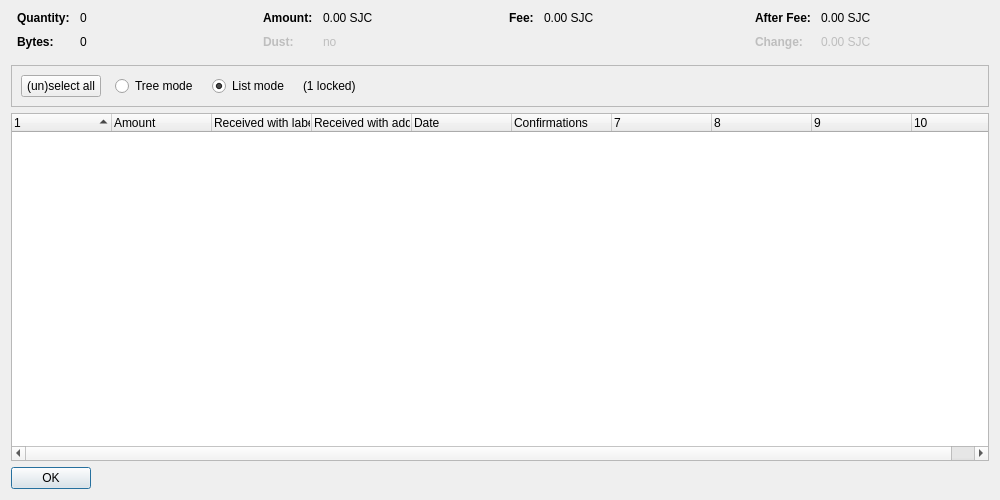
<?xml version="1.0" encoding="UTF-8"?>
<ui version="4.0">
 <class>CoinControlDialog</class>
 <widget class="QDialog" name="CoinControlDialog">
  <property name="geometry">
   <rect>
    <x>0</x>
    <y>0</y>
    <width>1000</width>
    <height>500</height>
   </rect>
  </property>
  <property name="windowTitle">
   <string>Coin Selection</string>
  </property>
  <layout class="QVBoxLayout" name="verticalLayout">
   <item>
    <layout class="QHBoxLayout" name="horizontalLayoutTop" stretch="0,0,0,0">
     <property name="topMargin">
      <number>0</number>
     </property>
     <property name="bottomMargin">
      <number>10</number>
     </property>
     <item>
      <layout class="QFormLayout" name="formLayoutCoinControl1">
       <property name="horizontalSpacing">
        <number>10</number>
       </property>
       <property name="verticalSpacing">
        <number>10</number>
       </property>
       <property name="leftMargin">
        <number>6</number>
       </property>
       <property name="rightMargin">
        <number>6</number>
       </property>
       <item row="0" column="0">
        <widget class="QLabel" name="labelCoinControlQuantityText">
         <property name="font">
          <font>
           <weight>75</weight>
           <bold>true</bold>
          </font>
         </property>
         <property name="text">
          <string>Quantity:</string>
         </property>
        </widget>
       </item>
       <item row="0" column="1">
        <widget class="QLabel" name="labelCoinControlQuantity">
         <property name="cursor">
          <cursorShape>IBeamCursor</cursorShape>
         </property>
         <property name="contextMenuPolicy">
          <enum>Qt::ActionsContextMenu</enum>
         </property>
         <property name="text">
          <string notr="true">0</string>
         </property>
         <property name="textInteractionFlags">
          <set>Qt::LinksAccessibleByMouse|Qt::TextSelectableByKeyboard|Qt::TextSelectableByMouse</set>
         </property>
        </widget>
       </item>
       <item row="1" column="0">
        <widget class="QLabel" name="labelCoinControlBytesText">
         <property name="font">
          <font>
           <weight>75</weight>
           <bold>true</bold>
          </font>
         </property>
         <property name="text">
          <string>Bytes:</string>
         </property>
        </widget>
       </item>
       <item row="1" column="1">
        <widget class="QLabel" name="labelCoinControlBytes">
         <property name="cursor">
          <cursorShape>IBeamCursor</cursorShape>
         </property>
         <property name="contextMenuPolicy">
          <enum>Qt::ActionsContextMenu</enum>
         </property>
         <property name="text">
          <string notr="true">0</string>
         </property>
         <property name="textInteractionFlags">
          <set>Qt::LinksAccessibleByMouse|Qt::TextSelectableByKeyboard|Qt::TextSelectableByMouse</set>
         </property>
        </widget>
       </item>
      </layout>
     </item>
     <item>
      <layout class="QFormLayout" name="formLayoutCoinControl2">
       <property name="horizontalSpacing">
        <number>10</number>
       </property>
       <property name="verticalSpacing">
        <number>10</number>
       </property>
       <property name="leftMargin">
        <number>6</number>
       </property>
       <property name="rightMargin">
        <number>6</number>
       </property>
       <item row="0" column="0">
        <widget class="QLabel" name="labelCoinControlAmountText">
         <property name="font">
          <font>
           <weight>75</weight>
           <bold>true</bold>
          </font>
         </property>
         <property name="text">
          <string>Amount:</string>
         </property>
        </widget>
       </item>
       <item row="0" column="1">
        <widget class="QLabel" name="labelCoinControlAmount">
         <property name="cursor">
          <cursorShape>IBeamCursor</cursorShape>
         </property>
         <property name="contextMenuPolicy">
          <enum>Qt::ActionsContextMenu</enum>
         </property>
         <property name="text">
          <string notr="true">0.00 SJC</string>
         </property>
         <property name="textInteractionFlags">
          <set>Qt::LinksAccessibleByMouse|Qt::TextSelectableByKeyboard|Qt::TextSelectableByMouse</set>
         </property>
        </widget>
       </item>
       <item row="1" column="0">
        <widget class="QLabel" name="labelCoinControlLowOutputText">
         <property name="enabled">
          <bool>false</bool>
         </property>
         <property name="font">
          <font>
           <weight>75</weight>
           <bold>true</bold>
          </font>
         </property>
         <property name="text">
          <string>Dust:</string>
         </property>
        </widget>
       </item>
       <item row="1" column="1">
        <widget class="QLabel" name="labelCoinControlLowOutput">
         <property name="enabled">
          <bool>false</bool>
         </property>
         <property name="cursor">
          <cursorShape>IBeamCursor</cursorShape>
         </property>
         <property name="contextMenuPolicy">
          <enum>Qt::ActionsContextMenu</enum>
         </property>
         <property name="text">
          <string notr="true">no</string>
         </property>
         <property name="textInteractionFlags">
          <set>Qt::LinksAccessibleByMouse|Qt::TextSelectableByKeyboard|Qt::TextSelectableByMouse</set>
         </property>
        </widget>
       </item>
      </layout>
     </item>
     <item>
      <layout class="QFormLayout" name="formLayoutCoinControl3">
       <property name="horizontalSpacing">
        <number>10</number>
       </property>
       <property name="verticalSpacing">
        <number>10</number>
       </property>
       <property name="leftMargin">
        <number>6</number>
       </property>
       <property name="rightMargin">
        <number>6</number>
       </property>
       <item row="0" column="0">
        <widget class="QLabel" name="labelCoinControlFeeText">
         <property name="font">
          <font>
           <weight>75</weight>
           <bold>true</bold>
          </font>
         </property>
         <property name="text">
          <string>Fee:</string>
         </property>
        </widget>
       </item>
       <item row="0" column="1">
        <widget class="QLabel" name="labelCoinControlFee">
         <property name="cursor">
          <cursorShape>IBeamCursor</cursorShape>
         </property>
         <property name="contextMenuPolicy">
          <enum>Qt::ActionsContextMenu</enum>
         </property>
         <property name="text">
          <string notr="true">0.00 SJC</string>
         </property>
         <property name="textInteractionFlags">
          <set>Qt::LinksAccessibleByMouse|Qt::TextSelectableByKeyboard|Qt::TextSelectableByMouse</set>
         </property>
        </widget>
       </item>
      </layout>
     </item>
     <item>
      <layout class="QFormLayout" name="formLayoutCoinControl4">
       <property name="horizontalSpacing">
        <number>10</number>
       </property>
       <property name="verticalSpacing">
        <number>10</number>
       </property>
       <property name="leftMargin">
        <number>6</number>
       </property>
       <property name="rightMargin">
        <number>6</number>
       </property>
       <item row="0" column="0">
        <widget class="QLabel" name="labelCoinControlAfterFeeText">
         <property name="font">
          <font>
           <weight>75</weight>
           <bold>true</bold>
          </font>
         </property>
         <property name="text">
          <string>After Fee:</string>
         </property>
        </widget>
       </item>
       <item row="0" column="1">
        <widget class="QLabel" name="labelCoinControlAfterFee">
         <property name="cursor">
          <cursorShape>IBeamCursor</cursorShape>
         </property>
         <property name="contextMenuPolicy">
          <enum>Qt::ActionsContextMenu</enum>
         </property>
         <property name="text">
          <string notr="true">0.00 SJC</string>
         </property>
         <property name="textInteractionFlags">
          <set>Qt::LinksAccessibleByMouse|Qt::TextSelectableByKeyboard|Qt::TextSelectableByMouse</set>
         </property>
        </widget>
       </item>
       <item row="1" column="0">
        <widget class="QLabel" name="labelCoinControlChangeText">
         <property name="enabled">
          <bool>false</bool>
         </property>
         <property name="font">
          <font>
           <weight>75</weight>
           <bold>true</bold>
          </font>
         </property>
         <property name="text">
          <string>Change:</string>
         </property>
        </widget>
       </item>
       <item row="1" column="1">
        <widget class="QLabel" name="labelCoinControlChange">
         <property name="enabled">
          <bool>false</bool>
         </property>
         <property name="cursor">
          <cursorShape>IBeamCursor</cursorShape>
         </property>
         <property name="contextMenuPolicy">
          <enum>Qt::ActionsContextMenu</enum>
         </property>
         <property name="text">
          <string notr="true">0.00 SJC</string>
         </property>
         <property name="textInteractionFlags">
          <set>Qt::LinksAccessibleByMouse|Qt::TextSelectableByKeyboard|Qt::TextSelectableByMouse</set>
         </property>
        </widget>
       </item>
      </layout>
     </item>
    </layout>
   </item>
   <item>
    <widget class="QFrame" name="frame">
     <property name="minimumSize">
      <size>
       <width>0</width>
       <height>40</height>
      </size>
     </property>
     <property name="frameShape">
      <enum>QFrame::StyledPanel</enum>
     </property>
     <property name="frameShadow">
      <enum>QFrame::Sunken</enum>
     </property>
     <layout class="QHBoxLayout" name="horizontalLayout">
      <item>
       <layout class="QHBoxLayout" name="horizontalLayoutPanel" stretch="0,0,0,0,0">
        <property name="spacing">
         <number>14</number>
        </property>
        <item>
         <widget class="QPushButton" name="pushButtonSelectAll">
          <property name="sizePolicy">
           <sizepolicy hsizetype="Maximum" vsizetype="Fixed">
            <horstretch>0</horstretch>
            <verstretch>0</verstretch>
           </sizepolicy>
          </property>
          <property name="text">
           <string>(un)select all</string>
          </property>
          <property name="autoDefault">
           <bool>false</bool>
          </property>
         </widget>
        </item>
        <item>
         <widget class="QRadioButton" name="radioTreeMode">
          <property name="sizePolicy">
           <sizepolicy hsizetype="Maximum" vsizetype="Fixed">
            <horstretch>0</horstretch>
            <verstretch>0</verstretch>
           </sizepolicy>
          </property>
          <property name="text">
           <string>Tree mode</string>
          </property>
         </widget>
        </item>
        <item>
         <widget class="QRadioButton" name="radioListMode">
          <property name="sizePolicy">
           <sizepolicy hsizetype="Maximum" vsizetype="Fixed">
            <horstretch>0</horstretch>
            <verstretch>0</verstretch>
           </sizepolicy>
          </property>
          <property name="text">
           <string>List mode</string>
          </property>
          <property name="checked">
           <bool>true</bool>
          </property>
         </widget>
        </item>
        <item>
         <widget class="QLabel" name="labelLocked">
          <property name="text">
           <string notr="true">(1 locked)</string>
          </property>
         </widget>
        </item>
        <item>
         <spacer name="horizontalSpacer">
          <property name="orientation">
           <enum>Qt::Horizontal</enum>
          </property>
          <property name="sizeHint" stdset="0">
           <size>
            <width>40</width>
            <height>20</height>
           </size>
          </property>
         </spacer>
        </item>
       </layout>
      </item>
     </layout>
    </widget>
   </item>
   <item>
    <widget class="CoinControlTreeWidget" name="treeWidget">
     <property name="contextMenuPolicy">
      <enum>Qt::CustomContextMenu</enum>
     </property>
     <property name="sortingEnabled">
      <bool>false</bool>
     </property>
     <property name="columnCount">
      <number>10</number>
     </property>
     <attribute name="headerShowSortIndicator" stdset="0">
      <bool>true</bool>
     </attribute>
     <attribute name="headerStretchLastSection">
      <bool>false</bool>
     </attribute>
     <column>
      <property name="text">
       <string/>
      </property>
     </column>
     <column>
      <property name="text">
       <string>Amount</string>
      </property>
     </column>
     <column>
      <property name="text">
       <string>Received with label</string>
      </property>
     </column>
     <column>
      <property name="text">
       <string>Received with address</string>
      </property>
     </column>
     <column>
      <property name="text">
       <string>Date</string>
      </property>
     </column>
     <column>
      <property name="text">
       <string>Confirmations</string>
      </property>
      <property name="toolTip">
       <string>Confirmed</string>
      </property>
     </column>
     <column>
      <property name="text">
       <string/>
      </property>
     </column>
     <column>
      <property name="text">
       <string/>
      </property>
     </column>
     <column>
      <property name="text">
       <string/>
      </property>
     </column>
     <column>
      <property name="text">
       <string/>
      </property>
     </column>
    </widget>
   </item>
   <item>
    <widget class="QDialogButtonBox" name="buttonBox">
     <property name="sizePolicy">
      <sizepolicy hsizetype="Maximum" vsizetype="Fixed">
       <horstretch>0</horstretch>
       <verstretch>0</verstretch>
      </sizepolicy>
     </property>
     <property name="orientation">
      <enum>Qt::Horizontal</enum>
     </property>
     <property name="standardButtons">
      <set>QDialogButtonBox::Ok</set>
     </property>
    </widget>
   </item>
  </layout>
 </widget>
 <customwidgets>
  <customwidget>
   <class>CoinControlTreeWidget</class>
   <extends>QTreeWidget</extends>
   <header>coincontroltreewidget.h</header>
  </customwidget>
 </customwidgets>
 <resources/>
 <connections/>
</ui>
